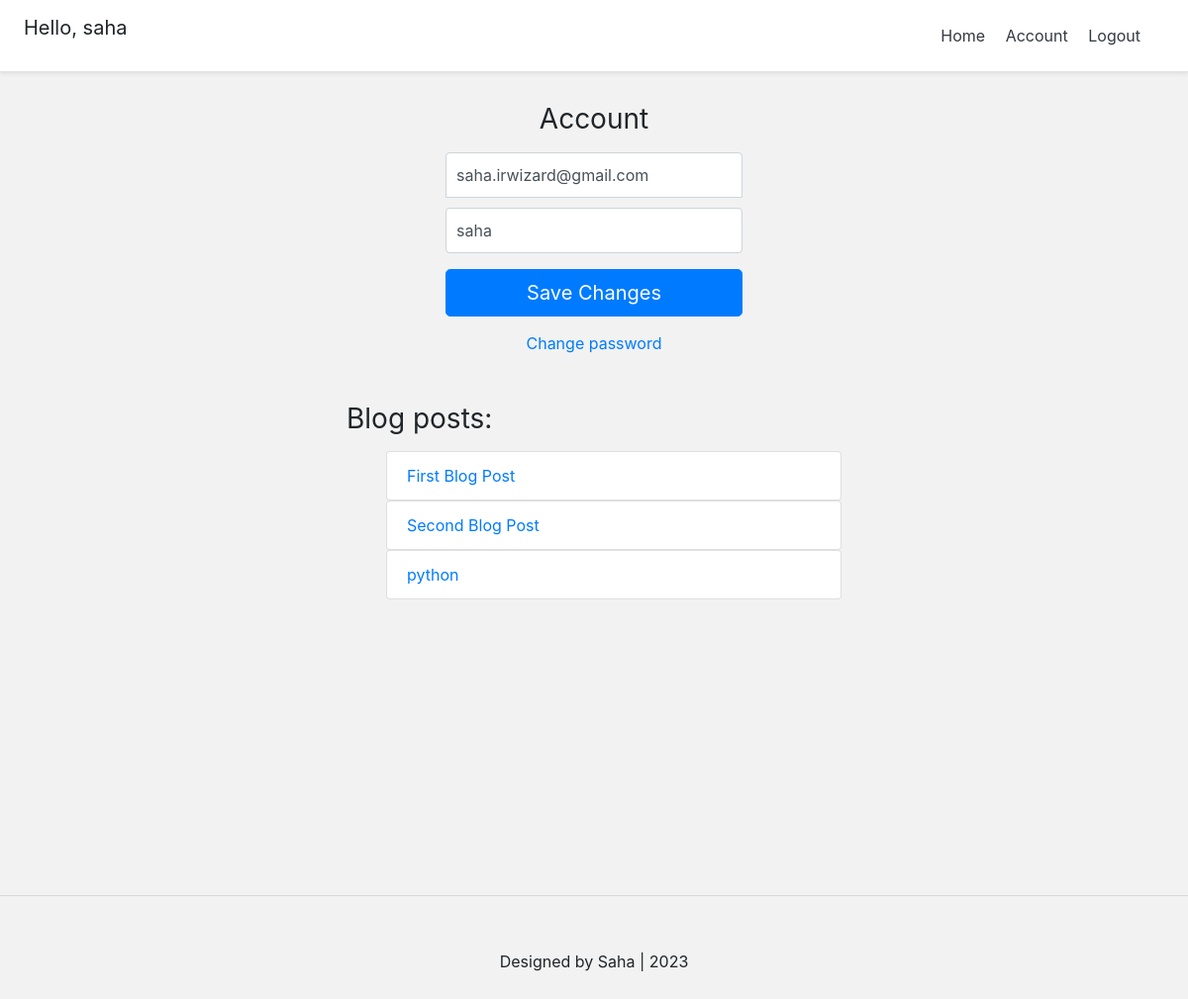
Before: /account/ (signed in) with the older database file.
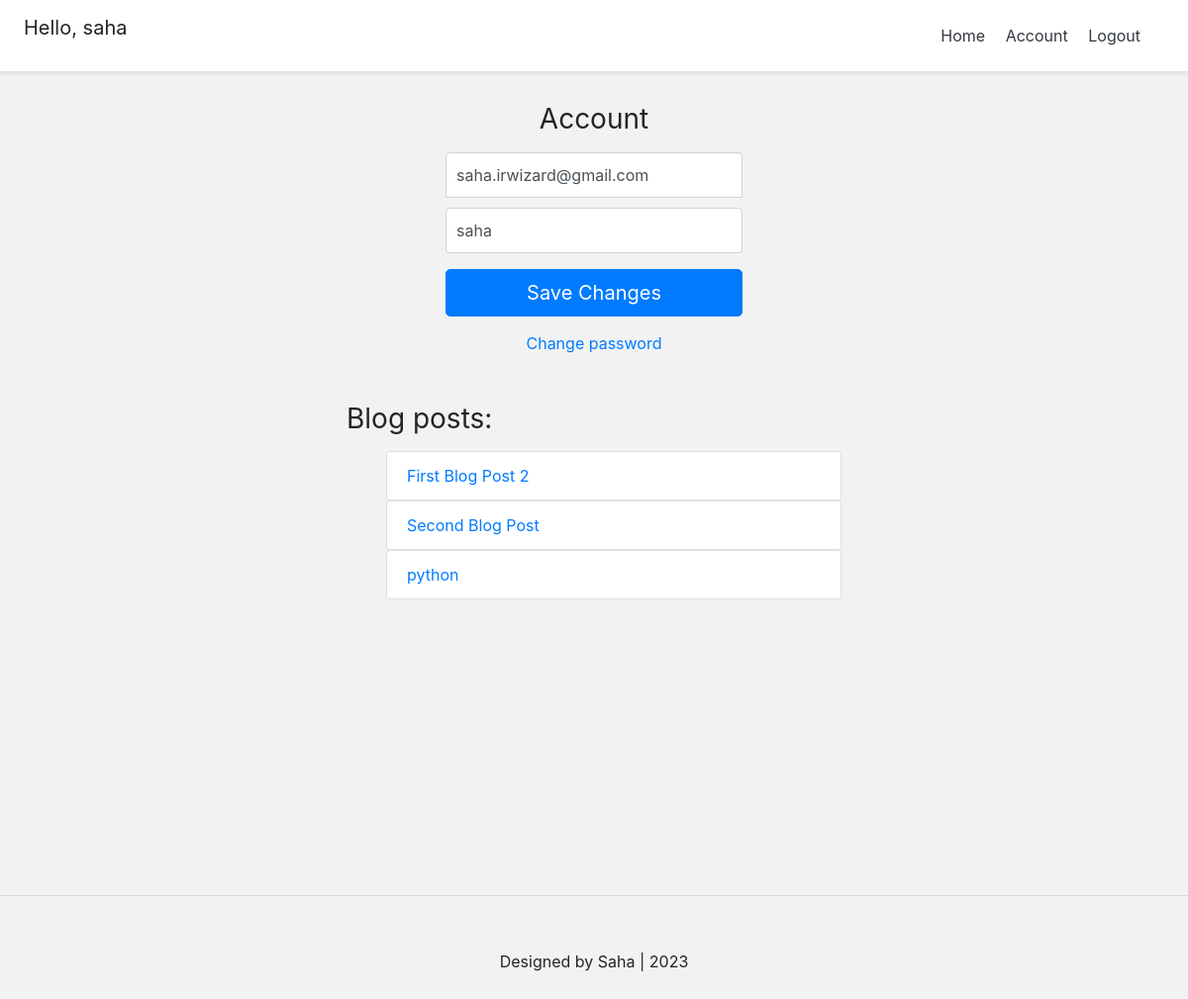
After: the same page with the newer database file.
### blog/models.py (models this page shows)
class BlogPost(models.Model):
	title 					= models.CharField(max_length=50, null=False, blank=False)
	body 					= models.TextField(max_length=5000, null=False, blank=False)
	image		 			= models.ImageField(upload_to=upload_location, null=True, blank=True)
	date_published 			= models.DateTimeField(auto_now_add=True, verbose_name="date published")
	date_updated 			= models.DateTimeField(auto_now=True, verbose_name="date updated")
	author 					= models.ForeignKey(settings.AUTH_USER_MODEL, on_delete=models.CASCADE)
	slug 					= models.SlugField(blank=True, unique=True)
	def __str__(self):
		return self.title

### account/views.py (the view)
# urls.py: path('account/', account_view, name="account"),
def account_view(request):
    if not request.user.is_authenticated:
        return redirect("login")
    context = {}
    if request.POST:
        form = AccountUpdateForm(request.POST, instance=request.user)
        if form.is_valid():
            form.initial = {
                "email" : request.POST['email'],
                "username" : request.POST['username'],
            }
            form.save()
            context['success_message'] = "Updated"
    else:
        form = AccountUpdateForm(
            initial={
                "email" : request.user.email,
                "username" : request.user.username,
            }
        )
    context['account_form'] = form
    blog_posts = BlogPost.objects.filter(author=request.user)
    context['blog_posts'] = blog_posts
    return render(request, 'account/account.html', context)

### account/forms.py (shortened to what this page needs)
class AccountUpdateForm(forms.ModelForm):
    class Meta:
        model = Account
        fields = ('email', 'username')

### account/templates/account/account.html (shortened to what this page needs)
{% extends 'base.html' %}
{% block content %}
<form class="form-signin" method="post">{% csrf_token %}
    <h1 class="h3 mb-3 font-weight-normal">Account</h1>
    <input type="email" name="email" id="inputEmail" class="form-control" placeholder="Email address" required autofocus value="{{account_form.initial.email}}">
    <input type="text" name="username" id="inputUsername" class="form-control" placeholder="Username" required value="{{account_form.initial.username}}">
    <button class="btn btn-lg btn-primary btn-block" type="submit">Save Changes</button>
  </form>
  <div class="d-flex flex-column">
    <a class="m-auto" href="{% url 'password_change' %}">Change password</a>
  </div>
  <div class=" container mt-4 p-4">
    <div class="row">
        <div class="blog-posts">
            <h3 class="mb-3 font-weight-normal">Blog posts: </h3>
            {% if blog_posts %}
            <ul>
                {% for post in blog_posts %}
                    <a href="{% url 'blog:detail' post.slug %}" style="text-decoration: none;">
                        <li class="list-group-item">{{post}}</li>
                    </a>
                {% endfor %}
            </ul>
            {% else %}
                <p>You have no blog posts. Create a post <a href="{% url 'blog:create' %}">here</a></p>
            {% endif %}
        </div>
    </div>
  </div>
{% endblock content %}

Changed rows visible on the page:
changed BlogPost: title "First Blog Post" → "First Blog Post 2"
